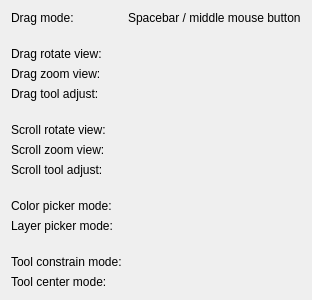
          <widget class="QWidget" name="page_4">
           <layout class="QFormLayout" name="formLayout_4">
            <item row="0" column="0">
             <widget class="QLabel" name="label_8">
              <property name="text">
               <string>Drag mode:</string>
              </property>
             </widget>
            </item>
            <item row="0" column="1">
             <widget class="QLabel" name="label_18">
              <property name="text">
               <string>Spacebar / middle mouse button</string>
              </property>
             </widget>
            </item>
            <item row="2" column="0">
             <widget class="QLabel" name="label_19">
              <property name="text">
               <string>Drag rotate view:</string>
              </property>
             </widget>
            </item>
            <item row="2" column="1">
             <widget class="widgets::ModifierKeys" name="dragRotateKeys"/>
            </item>
            <item row="4" column="0">
             <widget class="QLabel" name="label_21">
              <property name="text">
               <string>Drag zoom view:</string>
              </property>
             </widget>
            </item>
            <item row="4" column="1">
             <widget class="widgets::ModifierKeys" name="dragZoomKeys"/>
            </item>
            <item row="6" column="0">
             <widget class="QLabel" name="label_20">
              <property name="text">
               <string>Drag tool adjust:</string>
              </property>
             </widget>
            </item>
            <item row="6" column="1">
             <widget class="widgets::ModifierKeys" name="dragQuickAdjustKeys"/>
            </item>
            <item row="9" column="0">
             <widget class="QLabel" name="label_22">
              <property name="text">
               <string>Scroll zoom view:</string>
              </property>
             </widget>
            </item>
            <item row="9" column="1">
             <widget class="widgets::ModifierKeys" name="scrollZoomKeys"/>
            </item>
            <item row="11" column="0">
             <widget class="QLabel" name="label_23">
              <property name="text">
               <string>Scroll tool adjust:</string>
              </property>
             </widget>
            </item>
            <item row="11" column="1">
             <widget class="widgets::ModifierKeys" name="scrollQuickAdjustKeys"/>
            </item>
            <item row="13" column="0">
             <widget class="QLabel" name="label_24">
              <property name="text">
               <string>Color picker mode:</string>
              </property>
             </widget>
            </item>
            <item row="13" column="1">
             <widget class="widgets::ModifierKeys" name="colorPickKeys"/>
            </item>
            <item row="15" column="0">
             <widget class="QLabel" name="label_25">
              <property name="text">
               <string>Layer picker mode:</string>
              </property>
             </widget>
            </item>
            <item row="15" column="1">
             <widget class="widgets::ModifierKeys" name="layerPickKeys"/>
            </item>
            <item row="17" column="0">
             <widget class="QLabel" name="label_26">
              <property name="text">
               <string>Tool constrain mode:</string>
              </property>
             </widget>
            </item>
            <item row="17" column="1">
             <widget class="widgets::ModifierKeys" name="toolConstrain1Keys"/>
            </item>
            <item row="20" column="0">
             <widget class="QLabel" name="label_27">
              <property name="text">
               <string>Tool center mode:</string>
              </property>
             </widget>
            </item>
            <item row="20" column="1">
             <widget class="widgets::ModifierKeys" name="toolConstrain2Keys"/>
            </item>
            <item row="7" column="0">
             <spacer name="verticalSpacer_4">
              <property name="orientation">
               <enum>Qt::Vertical</enum>
              </property>
              <property name="sizeHint" stdset="0">
               <size>
                <width>20</width>
                <height>10</height>
               </size>
              </property>
             </spacer>
            </item>
            <item row="12" column="0">
             <spacer name="verticalSpacer_10">
              <property name="orientation">
               <enum>Qt::Vertical</enum>
              </property>
              <property name="sizeHint" stdset="0">
               <size>
                <width>20</width>
                <height>10</height>
               </size>
              </property>
             </spacer>
            </item>
            <item row="16" column="0">
             <spacer name="verticalSpacer_11">
              <property name="orientation">
               <enum>Qt::Vertical</enum>
              </property>
              <property name="sizeHint" stdset="0">
               <size>
                <width>20</width>
                <height>10</height>
               </size>
              </property>
             </spacer>
            </item>
            <item row="1" column="0">
             <spacer name="verticalSpacer_12">
              <property name="orientation">
               <enum>Qt::Vertical</enum>
              </property>
              <property name="sizeHint" stdset="0">
               <size>
                <width>20</width>
                <height>10</height>
               </size>
              </property>
             </spacer>
            </item>
            <item row="8" column="0">
             <widget class="QLabel" name="label_28">
              <property name="text">
               <string>Scroll rotate view:</string>
              </property>
             </widget>
            </item>
            <item row="8" column="1">
             <widget class="widgets::ModifierKeys" name="scrollRotateKeys"/>
            </item>
           </layout>
          </widget>
